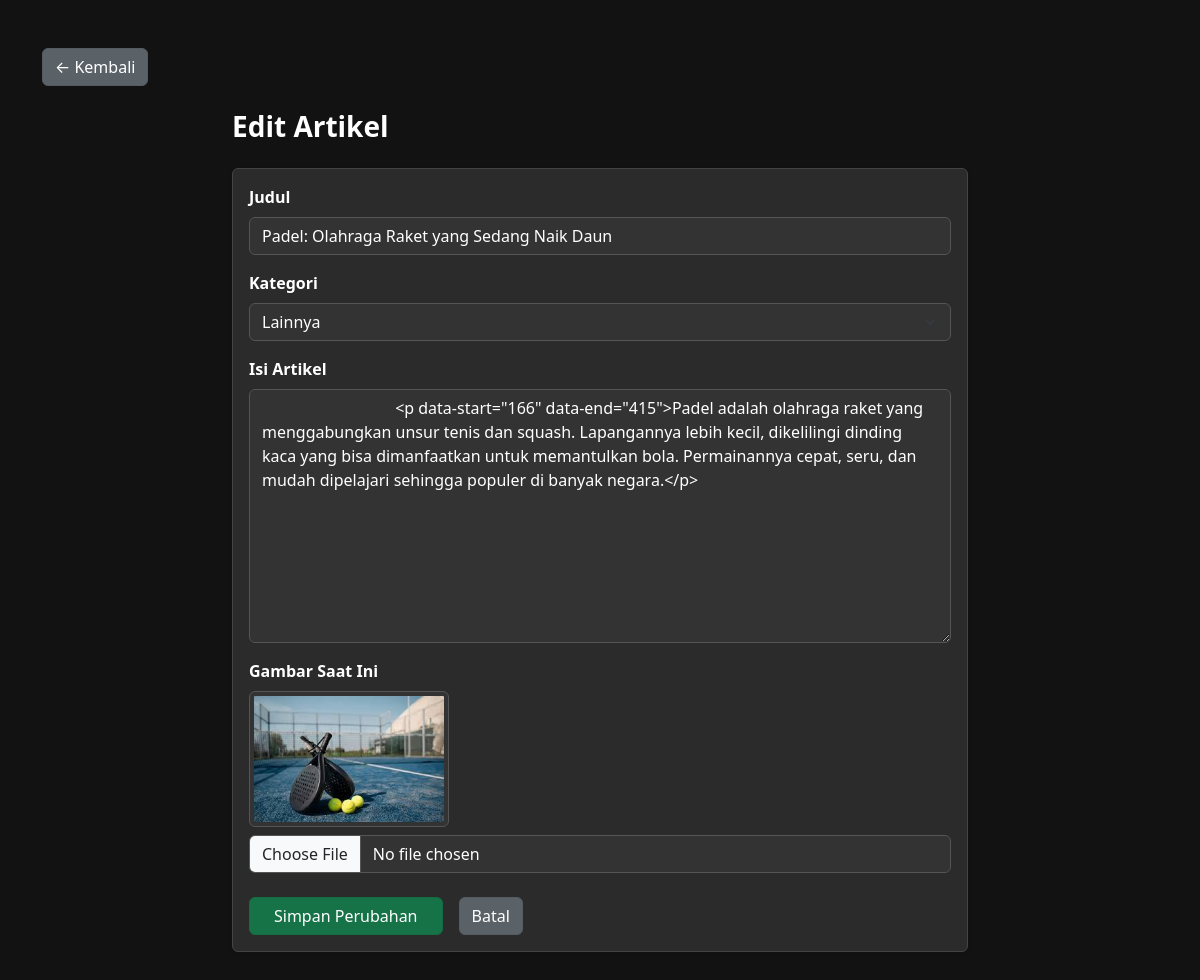
The app's page /view/update.php?id=31 (signed in) with its own data.
### tables this page shows
CREATE TABLE `articles` (
  `id` int(11) NOT NULL,
  `title` varchar(255) NOT NULL,
  `slug` varchar(255) NOT NULL,
  `content` mediumtext NOT NULL,
  `image` varchar(255) DEFAULT NULL,
  `author_id` int(11) DEFAULT NULL,
  `created_at` datetime DEFAULT current_timestamp(),
  `updated_at` datetime DEFAULT current_timestamp() ON UPDATE current_timestamp(),
  `genre` enum('Sepak Bola','Basket','Bulu Tangkis','Tenis','Voli','Renang','Atletik','Tinju','MotoGP','Lainnya') NOT NULL DEFAULT 'Lainnya'
);

### view/update.php (the view, shortened to what this page needs)
<?php
require_once __DIR__ . '/../config/koneksi.php';
$id = isset($_GET['id']) ? (int)$_GET['id'] : 0;
$stmt = mysqli_prepare($koneksi, "SELECT * FROM articles WHERE id = ?");
mysqli_stmt_bind_param($stmt, "i", $id);
mysqli_stmt_execute($stmt);
$result = mysqli_stmt_get_result($stmt);
$article = mysqli_fetch_assoc($result);
?>
<!DOCTYPE html>
<html lang="id">
<head>
<link rel="stylesheet" href="theme.css">
<link href="https://cdn.jsdelivr.net/npm/bootstrap@5.3.2/dist/css/bootstrap.min.css" rel="stylesheet">
</head>
<body id="body"> <div class="container py-5">
    <a href="kelola.php" class="btn btn-secondary mb-4 theme-btn-secondary">← Kembali</a> <div class="row justify-content-center">
        <div class="col-lg-8">
            <h1 class="h3 mb-4 fw-bold">Edit Artikel</h1>
            <div class="card shadow-sm theme-card"> <div class="card-body">
                    <form action="../controller/proses_update.php" method="POST" enctype="multipart/form-data">
                        <div class="mb-3">
                            <label class="form-label fw-semibold">Judul</label>
                            <input type="text" name="title" class="form-control"
                                       value="<?= htmlspecialchars($article['title']) ?>" required>
                        </div>
                        <div class="mb-3">
                            <label class="form-label fw-semibold">Kategori</label>
                            <select name="genre" class="form-select" required>
                                <?php
                                $genres = [
                                    'Sepak Bola','Basket','Bulu Tangkis','Tenis','Voli',
                                    'Renang','Atletik','Tinju','MotoGP','Lainnya'
                                ];
                                foreach ($genres as $g):
                                ?>
                                    <option value="<?= $g ?>" <?= ($article['genre'] == $g ? "selected" : "") ?>>
                                        <?= $g ?>
                                    </option>
                                <?php endforeach; ?>
                            </select>
                        </div>
                        <div class="mb-3">
                            <label class="form-label fw-semibold">Isi Artikel</label>
                            <textarea id="editor" name="content" class="form-control" rows="10">
                                <?= htmlspecialchars($article['content']) ?>
                            </textarea>
                        </div>
                        <div class="mb-3">
                            <label class="form-label fw-semibold">Gambar Saat Ini</label><br>
                            <?php if ($article['image']): ?>
                                <img src="../<?= $article['image'] ?>" class="img-thumbnail mb-2 theme-img-thumbnail"
                                     style="width: 200px;"> <?php else: ?>
                                <p class="text-muted">Tidak ada gambar</p>
                            <?php endif; ?>
                            <input type="file" name="image" class="form-control" accept="image/*">
                        </div>
                        <div class="d-flex gap-3 mt-4">
                            <button type="submit" class="btn btn-success px-4 theme-btn-success"> Simpan Perubahan
                            </button>
                            <a href="kelola.php" class="btn btn-secondary theme-btn-secondary"> Batal
                            </a>
                        </div>
                    </form>
                </div>
            </div>
        </div>
    </div>
</div>
</body>
</html>

### view/theme.css (style rules this page uses)
body.dark-mode { background-color: #121212 !important; color: white !important; }
body.dark-mode h1, body.dark-mode h4, body.dark-mode b { color: white !important; }
body.dark-mode .form-control { background-color: #333 !important; color: white !important; border-color: #555 !important; }
body.dark-mode textarea.form-control::placeholder { color: #999 !important; opacity: 1; }
body.dark-mode .container .form-control { background-color: #333 !important; color: white !important; border-color: #555 !important; }
body.dark-mode .container .form-control::placeholder { color: #999 !important; }
body.dark-mode .theme-btn-success { background-color: #157347 !important; border-color: #146c43 !important; color: white !important; }
body.dark-mode .btn-secondary { background-color: #5a6268 !important; border-color: #545b62 !important; color: white !important; }
body.dark-mode .theme-card { background-color: #2b2b2b !important; border-color: #444 !important; color: white !important; }
body.dark-mode .h3, body.dark-mode .form-label { color: white !important; }
body.dark-mode .form-control, body.dark-mode .form-select, body.dark-mode .theme-img-thumbnail { background-color: #333 !important; border-color: #555 !important; }
body.dark-mode .form-control, body.dark-mode .form-select { color: white !important; }
body.dark-mode .form-control::placeholder { color: #999 !important; opacity: 1; }
body.dark-mode .theme-btn-secondary, body.dark-mode .btn-secondary { background-color: #5a6268 !important; border-color: #545b62 !important; color: white !important; }

### view/update.php (style rules this page uses)
body { font-family: "Poppins"; background-color: #f5f6fa; }

### records on screen
articles: title "Padel: Olahraga Raket yang Sedang Naik Daun", genre "Lainnya", content "<p data-start=\"166\" data-end=\"415\">Padel adalah olahraga raket yang menggabungkan unsur tenis dan squash. Lapangannya lebih kecil, dikelilingi dinding kaca yang bisa dimanfaatkan untuk memantulkan bola. Permainannya cepat, seru, dan mudah dipelajari sehingga populer di banyak negara.</p>", image (picture)
